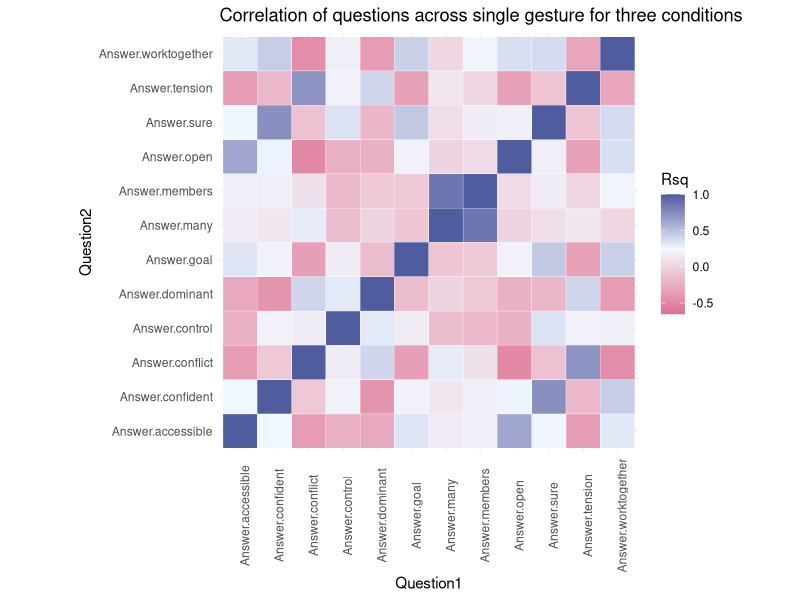

R code for this plot:
## ---- chunk 1
knitr::opts_chunk$set(echo = TRUE)
library(tidyverse)
library(ggplot2)
library(pwr)
library(ordinal)
## ---- chunk 2
xcdata <- rbind(read.csv('xc_pilot_fixed_questions.csv'), read.csv('xc_pilot_fixed_questions2.csv')) %>%
  select(Answer.accessible, Answer.confident, Answer.conflict, Answer.control, 
         Answer.dominant, Answer.goal, Answer.many, Answer.members, 
         Answer.open, Answer.sure, Answer.tension, Answer.worktogether,
         Answer.vid_id)

u0 <- xcdata %>%
  filter(Answer.vid_id == 
           "https://s3.us-east-2.amazonaws.com/metaphoric-gestures-x-culture/western_gest_1-0.mov") %>%
  select(-Answer.vid_id)

u1 <- xcdata %>%
  filter(Answer.vid_id == 
           "https://s3.us-east-2.amazonaws.com/metaphoric-gestures-x-culture/western_gest_1-1.mov") %>%
  select(-Answer.vid_id)

u2 <- xcdata %>%
  filter(Answer.vid_id == 
           "https://s3.us-east-2.amazonaws.com/metaphoric-gestures-x-culture/western_gest_1-2.mov") %>%
  select(-Answer.vid_id)

e0 <- xcdata %>%
  filter(Answer.vid_id == 
           "https://s3.us-east-2.amazonaws.com/metaphoric-gestures-x-culture/western_gest_2-0.mov") %>%
  select(-Answer.vid_id)

e1 <- xcdata %>%
  filter(Answer.vid_id == 
           "https://s3.us-east-2.amazonaws.com/metaphoric-gestures-x-culture/western_gest_2-1.mov") %>%
  select(-Answer.vid_id)

e2 <- xcdata %>%
  filter(Answer.vid_id == 
           "https://s3.us-east-2.amazonaws.com/metaphoric-gestures-x-culture/western_gest_2-2.mov") %>%
  select(-Answer.vid_id)

a0 <- xcdata %>%
  filter(Answer.vid_id == 
           "https://s3.us-east-2.amazonaws.com/metaphoric-gestures-x-culture/western_gest_3-0.mov") %>%
  select(-Answer.vid_id)

a1 <- xcdata %>%
  filter(Answer.vid_id == 
           "https://s3.us-east-2.amazonaws.com/metaphoric-gestures-x-culture/western_gest_3-1.mov") %>%
  select(-Answer.vid_id)

a2 <- xcdata %>%
  filter(Answer.vid_id == 
           "https://s3.us-east-2.amazonaws.com/metaphoric-gestures-x-culture/western_gest_3-2.mov") %>%
  select(-Answer.vid_id)
## ---- chunk 3
add_groups <- function(data) {
  data$group <- ""
  for(row in 1:nrow(data)) {
    if (data$metaphor_measure[row] == "Answer.accessible") {
               data$group[row] <- "open"
    } else if (data$metaphor_measure[row] == "Answer.open") {
              data$group[row] <- "open"
    } else if (data$metaphor_measure[row] == "Answer.confident") {
              data$group[row] <- "sure"
    } else if (data$metaphor_measure[row] == "Answer.sure") {
              data$group[row] <- "sure"
    } else if (data$metaphor_measure[row] == "Answer.conflict") {
              data$group[row] <- "conflict"
    } else if (data$metaphor_measure[row] == "Answer.tension") {
              data$group[row] <- "conflict"
    } else if (data$metaphor_measure[row] == "Answer.control") {
               data$group[row] <- "control"
    } else if (data$metaphor_measure[row] == "Answer.dominant") {
              data$group[row] <- "control"
    } else if (data$metaphor_measure[row] == "Answer.goal") {
              data$group[row] <- "unity"
    } else if (data$metaphor_measure[row] == "Answer.worktogether") {
              data$group[row] <- "unity"
    } else if (data$metaphor_measure[row] == "Answer.many") {
              data$group[row] <- "size"
    } else if (data$metaphor_measure[row] == "Answer.members") {
              data$group[row] <- "size"              
    } else {
      # for some reason it's not recognizing the annoyed case, so let's throw it in the else
      # cause that seems safe.
      data$group[row] <- "other"
    }
  }
  return(data)
}
## ---- chunk 4
create_grouped_overlay <- function(data) {
  p <- ggplot(data) + 
    aes(x=factor(nrow(data)),y=score,fill=metaphor_measure)+
    geom_violin(alpha=0.3,position="identity") +
    facet_wrap("group")  
  return(p)    
}
## ---- chunk 5
## Go through and populate with metaphors and difference values
create_difference_matrix <- function(data) {
  difference_table <- data.frame(
    Question1 = c(""),
    Question2 = c(""),
    Rsq = c(""),
    stringsAsFactors=FALSE
  )
  
  metas = colnames(data)
  
  for(metaphor in metas) {
    for(meta in rev(metas)) {
      diff <- cor(data[meta], data[metaphor])
      row <- c(metaphor, meta, diff)
      difference_table <- rbind(difference_table, row)  
    }
  }
  
  # difference_matrix$Rsq <- as.numeric(as.character(difference_matrix$Rsq))
  difference_table <- difference_table[-1,]
  # there is some problem here with the difference numeric
  difference_table$Rsq <- as.numeric(as.character(difference_table$Rsq))
  #difference_table$difference <- scale_0_1(difference_table$difference)
  return(difference_table)
}
## ---- chunk 6
plot_diff_matrix <- function(matrix, low_col, high_col, mid_col, title) {
  p <- ggplot(data=matrix, aes(x=Question1, y=Question2, fill=Rsq)) + 
    geom_tile(color="white") +
    scale_fill_gradient2(low=low_col, high=high_col, mid=mid_col,
                         midpoint=0.25, space="Lab") +
    theme_minimal() +
    coord_fixed() +
    theme_bw() +
    theme(axis.text.x=element_text(angle=90),
        axis.ticks=element_blank(),
        axis.line=element_blank(),
        panel.border=element_blank(),
        panel.grid.major=element_line(color='#eeeeee')) +
      ggtitle(title)
  return(p)
}

plot_diff_matrix_pretty <- function(matrix, t="") {
  plot_diff_matrix(matrix, "palevioletred", "royalblue4", "aliceblue", title=t)
}
## ---- chunk 7
plot_violin_density <- function(d0, d1, d2) {
  g <- ggplot(rbind(d0, d1, d2), aes(vid, score)) + 
    geom_violin(aes(fill=vid, alpha=0.5), scale="count", draw_quantiles = c(0.25, 0.5, 0.75)) +
    #geom_dotplot(aes(color=condition), binaxis='y', stackdir='center', dotsize=0.5) +
    facet_wrap(~metaphor_measure) + 
    labs(
      title = "Violin plot (density) of ranked responses per condition by metaphor"   ,
      caption = "Horizontal lines are drawn at the 0.25, 0.5, and 0.75 quantiles of the distribution."
    )
  return(g)
}

plot_violin_density_grouped <- function(d0, d1, d2) {
  g <- ggplot(rbind(d0, d1, d2), aes(vid, score)) + 
    geom_violin(aes(fill=vid, alpha=0.5), scale="count", draw_quantiles = c(0.25, 0.5, 0.75)) +
    #geom_dotplot(aes(color=condition), binaxis='y', stackdir='center', dotsize=0.5) +
    facet_wrap(~group) + 
    labs(
      title = "Violin plot (density) of ranked responses per condition by metaphor"   ,
      caption = "Horizontal lines are drawn at the 0.25, 0.5, and 0.75 quantiles of the distribution."
    )
  return(g)
}
## ---- chunk 8
plot_group_density <- function(d0, d1, d2) {
  p <- ggplot(rbind(d0, d1, d2), aes(x=score, fill=vid)) + 
      geom_density(alpha=0.3, stat="density", adjust=0.8) +
      facet_wrap(~group, scale="free")
  return(p)  
}

plot_question_density <- function(d0, d1, d2) {
  p <- ggplot(rbind(d0, d1, d2), aes(x=score, fill=vid)) + 
      geom_density(alpha=0.3, stat="density", adjust=0.8) +
      facet_wrap(~metaphor_measure, scale="free")
  return(p)  
}
## ---- chunk 9
## random helpers
gather_select <- function(d) {
  d <- d %>%
    gather("metaphor_measure", "score", 1:12) %>%
    select("metaphor_measure", "score")
}

wrangle_data <- function(d, name="data") {
  gathered <- gather_select(d)
  grouped <- add_groups(gathered)
  overlay_plot <- create_grouped_overlay(grouped)
  diff_mat <- create_difference_matrix(d)
  diff_mat$vid <- name
  list_of_returns <- list("gathered" = gathered, "grouped" = grouped, "overlay_plot" = overlay_plot, "diff_mat" = diff_mat)
  return(list_of_returns)
}


do_the_thing <- function(d0, d1, d2, n0 = "original", n1 = "a_condition1", n2 = "z_condition2", gesture = "single") {
  d0_data <- wrangle_data(d0, n0)
  d1_data <- wrangle_data(d1, n1)
  d2_data <- wrangle_data(d2, n2)
  
  graph_title <- paste("Correlation of questions for", gesture, "gesture across conditions.")
  
  # wrangle data
  overlays <- list("d0_overlay" = d0_data$overlay_plot, "d1_overlay" = d1_data$overlay_plot, "d2_overlay" = d2_data$overlay_plot)
  difference_matrix <- plot_diff_matrix_pretty(rbind(d0_data$diff_mat, d1_data$diff_mat, d2_data$diff_mat), 
    "Correlation of questions across single gesture for three conditions") + 
    facet_wrap("vid")  
  
  ## rename some things for the density plots
  db_named <- d0_data$gathered
  da_named <- d1_data$gathered
  dc_named <- d2_data$gathered
  db_named$vid = "original"
  da_named$vid = "a_condition1"
  dc_named$vid = "z_condition2"
  d0_grouped_named <- add_groups(da_named)
  d1_grouped_named <- add_groups(db_named)
  d2_grouped_named <- add_groups(dc_named)
  
  ## violin density plot 
 violin_density_question <- plot_violin_density(da_named, db_named, dc_named) 
 violin_density_grouped <- plot_violin_density_grouped(d0_grouped_named, d1_grouped_named, d2_grouped_named)
 
 ## plot density plot -- with groups
 density_grouped <- plot_group_density(d0_grouped_named, d1_grouped_named, d2_grouped_named)
 density_question <- plot_question_density(d0_grouped_named, d1_grouped_named, d2_grouped_named)
 
 return_list <- list("overlays" = overlays, "correlation_matrix" = difference_matrix, 
                     "violin_density_question" = violin_density_question, "violin_density_grouped" = violin_density_grouped,
                     "density_grouped" = density_grouped, "density_question" = density_question)
}

all_unpolite_data <- do_the_thing(u0, u1, u2, "original", "intertwine", "collide")
all_entity_data <- do_the_thing(e0, e1, e2)
all_audience_data <- do_the_thing(a0, a1, a2)

all_correlational_data <- plot_diff_matrix_pretty(rbind(create_difference_matrix(u0), create_difference_matrix(u1), create_difference_matrix(u2),
                                                        create_difference_matrix(e0), create_difference_matrix(e1), create_difference_matrix(e2),
                                                        create_difference_matrix(a0), create_difference_matrix(a1), create_difference_matrix(a2)), 
    "Correlation of questions across single gesture for three conditions") 
## ---- chunk 10
## gather the bad larries
gather_clean <- function(d, n="") {
  ret <- d %>%
    gather("metaphor_measure", "score", 1:12) %>%
    mutate(condition=n) %>%
    add_groups()
  return(ret)
}

unp_all <- rbind(gather_clean(u0, "original"), 
                 gather_clean(u1, "cond1"), 
                 gather_clean(u2, "cond2"))


do_anova_per_group <- function(data, g) {
  group_data <- data %>%
    filter(group==g)
  res.aov <- aov(score ~ condition, data=group_data)
  print(g)
  print(summary(res.aov))
  return(res.aov)
}

do_anova_per_question <- function(data, measure) {
  question_data <- data %>%
    filter(metaphor_measure==measure)
  res.aov <- aov(score ~ condition, data=question_data)
  print(measure)
  print(summary(res.aov))
  return(res.aov)
}

do_anova_per_data <- function(data) {
  # opts <- c("Answer.accessible", "Answer.open", 
  #                 "Answer.confident", "Answer.sure",
  #                 "Answer.control", "Answer.dominant", 
  #                 "Answer.goal", "Answer.worktogether",
  #                 "Answer.conflict", "Answer.tension")
  
  groups <- c("open",
              "conflict",
              "control", 
              "size",
              "sure",
              "unity")
  # print("==== BY QUESTION ====")
  # for (o in opts) {
  #   print(o)
  #   a <- do_anova_per_question(data, o)
  #   print(summary(a))
  #   print("========================")
  # }
  print("==== BY GROUP ====")
  for (g in groups) {
    print(g)
    a <- do_anova_per_group(data, g)
    print(summary(a))
    print("========================")
  }
}

do_anova_per_data(unp_all)
